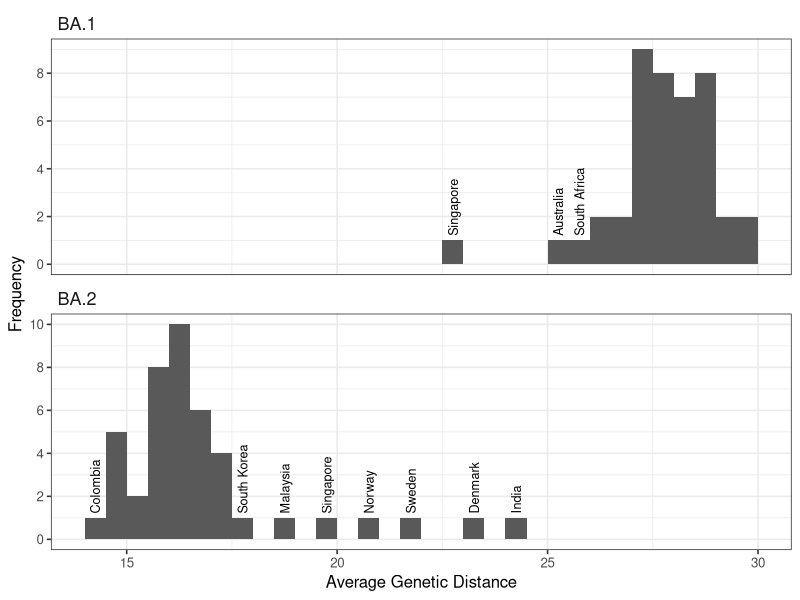
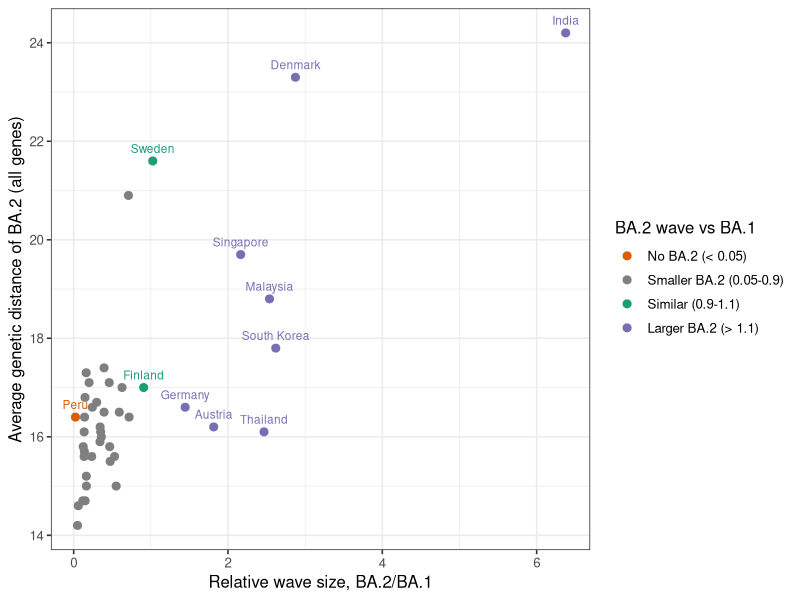

These figures' R source, in order:
# Figs S7 and S8: genetic distance of BA.1 and BA.2 to the lineages circulating in their fitting windows.
# Uses the genetic-distance values the model uses (data/gendist_BA1.csv, data/gendist_BA2.csv), matched to
# countries by name; Puerto Rico removed, as in the model (43 countries). Run from the repo root.
# Output: results/figures/gendist_hist.png (S7) and results/figures/rel_group_scatter.png (S8).

suppressMessages({library(ggplot2); library(dplyr); library(tidyr)})

g <- bind_rows(BA.1 = read.csv("data/gendist_BA1.csv"), BA.2 = read.csv("data/gendist_BA2.csv"), .id = "variant") %>%
  filter(country != "Puerto Rico") %>%
  pivot_wider(names_from = segment, values_from = test_unique_mean)
r <- read.csv("data/relsize_v4.csv") %>% filter(country != "Puerto Rico")
stopifnot(n_distinct(g$country) == 43, setequal(g$country, r$country))

# S7: histogram of the all-genes distance, BA.1 and BA.2
# label every bin that holds one country (bins are (a, a + 0.5], as geom_histogram draws them)
lab7 <- g %>% mutate(bin_mid = ceiling(total * 2) / 2 - 0.25) %>%
  group_by(variant, bin_mid) %>% filter(n() == 1) %>% ungroup()
p7 <- ggplot(g, aes(total)) +
  geom_histogram(binwidth = 0.5, boundary = 0, fill = "grey35") +
  geom_text(data = lab7, aes(x = bin_mid, y = 1.2, label = country), angle = 90, hjust = 0, size = 3.2) +
  facet_wrap(~variant, ncol = 1, scales = "free_y") +
  scale_y_continuous(breaks = function(l) seq(0, floor(l[2]), by = max(1, ceiling(floor(l[2]) / 5)))) +
  labs(x = "Average Genetic Distance", y = "Frequency") +
  theme_bw(base_size = 12) +
  theme(strip.background = element_blank(), strip.text = element_text(hjust = 0, size = 13))
ggsave("results/figures/gendist_hist.png", p7, width = 10, height = 5, dpi = 200)

# S8: BA.2 genetic distance against the relative wave size BA.2/BA.1
s8 <- g %>% filter(variant == "BA.2") %>%
  left_join(r[, c("country", "relsize_BA2")], by = "country") %>%
  mutate(group = cut(relsize_BA2, c(-Inf, 0.05, 0.9, 1.1, Inf), right = FALSE,
                     labels = c("No BA.2 (< 0.05)", "Smaller BA.2 (0.05-0.9)", "Similar (0.9-1.1)", "Larger BA.2 (> 1.1)")))
p8 <- ggplot(s8, aes(relsize_BA2, total, colour = group)) +
  geom_point(size = 2.4) +
  geom_text(data = filter(s8, !grepl("Smaller", group) | total > 22.5), aes(label = country),
            size = 3, vjust = -0.9, show.legend = FALSE) +
  scale_colour_manual(values = c("#d95f02", "#7f7f7f", "#1b9e77", "#7570b3"), name = "BA.2 wave vs BA.1") +
  labs(x = "Relative wave size, BA.2/BA.1", y = "Average genetic distance of BA.2 (all genes)") +
  theme_bw(base_size = 12)
ggsave("results/figures/rel_group_scatter.png", p8, width = 9, height = 5, dpi = 200)
